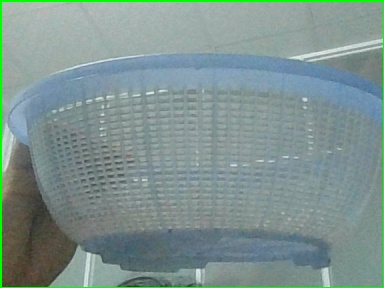
#> input picture color_classfication/data/basket_detector/basket/basket_20260610_095952_0000.jpg, 384 x 288 px; its folder holds only this picture in this run
$ python augment_dataset.py
#> lines starting #> are read from the running program, lines starting #| are printed output that depends on the picture
### color_classfication/predict_color.py
import argparse
from dataclasses import dataclass
from pathlib import Path

import cv2
import numpy as np


@dataclass(frozen=True)
class ColorRange:
    name_en: str
    name_vi: str
    ranges: tuple[tuple[tuple[int, int, int], tuple[int, int, int]], ...]


COLOR_RANGES = (
    ColorRange(
        name_en="red",
        name_vi="do",
        ranges=(
            ((0, 70, 50), (10, 255, 255)),
            ((170, 70, 50), (180, 255, 255)),
        ),
    ),
    ColorRange(
        name_en="blue",
        name_vi="xanh duong",
        ranges=(
            ((90, 60, 40), (130, 255, 255)),
        ),
    ),
    ColorRange(
        name_en="yellow",
        name_vi="vang",
        ranges=(
            ((18, 70, 60), (38, 255, 255)),
        ),
    ),
)


IMAGE_EXTENSIONS = {".jpg", ".jpeg", ".png", ".bmp", ".webp"}


def load_image(image_path: Path) -> np.ndarray:
    image = cv2.imread(str(image_path))
    if image is None:
        raise ValueError(f"Khong the doc anh: {image_path}")
    return image


# [126 lines left out: functions resize_keep_ratio, build_mask, largest_region_area, predict_color, save_debug_image, parse_args and 1 more, not called in this run]


# [2 lines that do not run on import are left out]

### color_classfication/augment_dataset.py
import argparse
from pathlib import Path

import cv2
import numpy as np

from predict_color import IMAGE_EXTENSIONS, load_image


def iter_images(folder: Path) -> list[Path]:
    return sorted(
        path
        for path in folder.rglob("*")
        if path.is_file() and path.suffix.lower() in IMAGE_EXTENSIONS
    )


def rotate_image(image: np.ndarray, angle: float) -> np.ndarray:
    height, width = image.shape[:2]
    center = (width // 2, height // 2)
    matrix = cv2.getRotationMatrix2D(center, angle, 1.0)
    return cv2.warpAffine(
        image,
        matrix,
        (width, height),
        flags=cv2.INTER_LINEAR,
        borderMode=cv2.BORDER_REFLECT,
    )


def adjust_brightness(image: np.ndarray, alpha: float, beta: int) -> np.ndarray:
    return cv2.convertScaleAbs(image, alpha=alpha, beta=beta)


def add_noise(image: np.ndarray, sigma: float) -> np.ndarray:
    noise = np.random.normal(0, sigma, image.shape).astype(np.float32)
    noisy = image.astype(np.float32) + noise
    return np.clip(noisy, 0, 255).astype(np.uint8)


def augment_image(image: np.ndarray) -> list[np.ndarray]:
    variants = [
        image,
        rotate_image(image, -8),
        rotate_image(image, 8),
        rotate_image(image, -15),
        rotate_image(image, 15),
        adjust_brightness(image, 0.75, -10),
        adjust_brightness(image, 1.25, 10),
        adjust_brightness(image, 1.05, 35),
        cv2.GaussianBlur(image, (5, 5), 0),
        add_noise(image, 8),
        cv2.flip(image, 1),
    ]
    return variants


def parse_args() -> argparse.Namespace:
    parser = argparse.ArgumentParser(
        description="Tao them anh dataset bang data augmentation cho basket/not_basket."
    )
    parser.add_argument(
        "--input-dir",
        type=Path,
        default=Path("data/basket_detector"),
        help="Thu muc chua basket/ va not_basket/ anh goc.",
    )
    parser.add_argument(
        "--output-dir",
        type=Path,
        default=Path("data/basket_detector_aug"),
        help="Thu muc luu dataset da augmentation.",
    )
    return parser.parse_args()


def main() -> None:
    args = parse_args()
    labels = ("basket", "not_basket")
    total_saved = 0

    for label in labels:
        input_label_dir = args.input_dir / label
        output_label_dir = args.output_dir / label
        output_label_dir.mkdir(parents=True, exist_ok=True)

        images = iter_images(input_label_dir)
        if not images:
            print(f"Khong co anh trong: {input_label_dir}")
            continue

        saved_for_label = 0
        for image_index, image_path in enumerate(images):
            image = load_image(image_path)
#> in load_image, image is the input picture: shape (288, 384, 3); mean B, G, R 143.9, 147, 126.1
            variants = augment_image(image)
#> call 2 of rotate_image, with angle = 8
#> in rotate_image (call 2), `matrix = cv2.getRotationMatrix2D(center, angle, 1.0)`: matrix = [[0.99, 0.139, -18.17], [-0.139, 0.99, 28.12]]
#> in rotate_image (call 2), `return cv2.warpAffine( image, matrix, (width, height), flags=cv2.INTER..`:
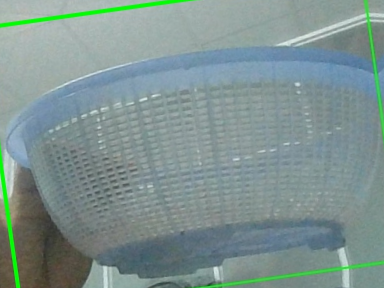
#> returned value: shape (288, 384, 3); mean of channels 0, 1, 2 144.7, 147.4, 126.7; drawn as B, G, R
#> call 3 of rotate_image, with angle = -15
#> in rotate_image (call 3), `matrix = cv2.getRotationMatrix2D(center, angle, 1.0)`: matrix = [[0.966, -0.259, 43.81], [0.259, 0.966, -44.79]]
#> in rotate_image (call 3), `return cv2.warpAffine( image, matrix, (width, height), flags=cv2.INTER..`:
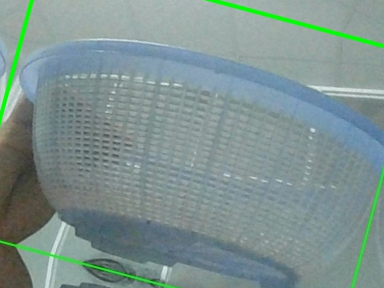
#> returned value: shape (288, 384, 3); mean of channels 0, 1, 2 144.3, 146.9, 126.2; drawn as B, G, R
#> call 4 of rotate_image, with angle = 15
#> in rotate_image (call 4), `matrix = cv2.getRotationMatrix2D(center, angle, 1.0)`: matrix = [[0.966, 0.259, -30.73], [-0.259, 0.966, 54.6]]
#> in rotate_image (call 4), `return cv2.warpAffine( image, matrix, (width, height), flags=cv2.INTER..`:
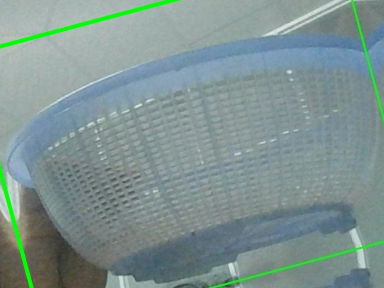
#> returned value: shape (288, 384, 3); mean of channels 0, 1, 2 145.3, 147.4, 126.8; drawn as B, G, R
#> in adjust_brightness, `return cv2.convertScaleAbs(image, alpha=alpha, beta=beta)`:
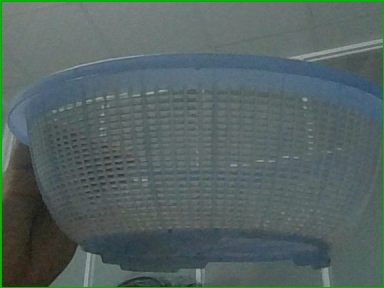
#> returned value: shape (288, 384, 3); mean of channels 0, 1, 2 98, 100.2, 84.7; drawn as B, G, R
#> call 2 of adjust_brightness, with alpha = 1.25, beta = 10
#> in adjust_brightness (call 2), `return cv2.convertScaleAbs(image, alpha=alpha, beta=beta)`:
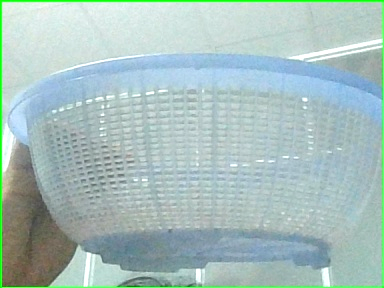
#> returned value: shape (288, 384, 3); mean of channels 0, 1, 2 189.6, 192.7, 167.6; drawn as B, G, R
#> in add_noise, `noise = np.random.normal(0, sigma, image.shape).astype(np.float32)`:
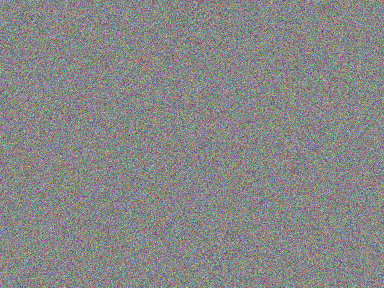
#> noise: shape (288, 384, 3) float32; mean B, G, R 0, 0, 0; drawn with min black and max white
#> in add_noise, `noisy = image.astype(np.float32) + noise`:
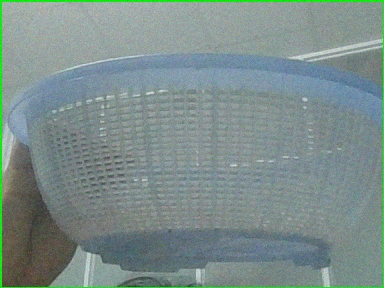
#> noisy: shape (288, 384, 3) float32; mean B, G, R 143.9, 147, 126.1; drawn with min black and max white
#> variants = 11 items

            for variant_index, variant in enumerate(variants):
                output_path = output_label_dir / f"{image_path.stem}_aug_{image_index:04d}_{variant_index:02d}.jpg"
                cv2.imwrite(str(output_path), variant)
                saved_for_label += 1
                total_saved += 1
#> this loop made 11 passes
#> after the loop, saved_for_label = 11; total_saved = 11

        print(f"{label}: tao {saved_for_label} anh tu {len(images)} anh goc.")
#| basket: tao 11 anh tu 1 anh goc.
#> pass 2 of the loop in main, `for label in labels:`:
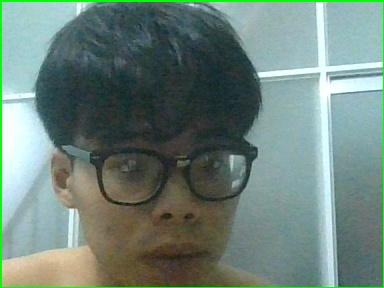
#> input picture color_classfication/data/basket_detector/not_basket/not_basket_20260610_100123_0000.jpg, 384 x 288 px
#> in load_image, image is the input picture: shape (288, 384, 3); mean B, G, R 122.6, 131.1, 109.7
#> matrix = [[0.966, -0.259, 43.81], [0.259, 0.966, -44.79]]
#> in rotate_image (call 7), `return cv2.warpAffine( image, matrix, (width, height), flags=cv2.INTER..`:
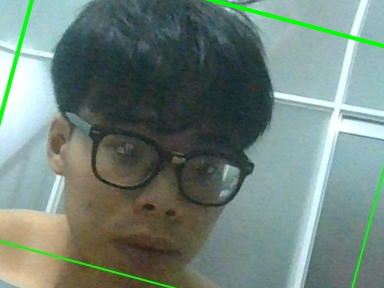
#> returned value: shape (288, 384, 3); mean of channels 0, 1, 2 122.2, 131.1, 111.6; drawn as B, G, R
#> in add_noise (call 2), `noisy = image.astype(np.float32) + noise`:
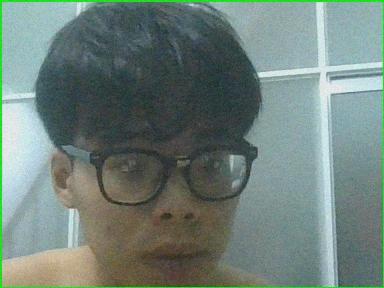
#> noisy: shape (288, 384, 3) float32; mean B, G, R 122.6, 131.1, 109.7; drawn with min black and max white
#> the loop in main, `for variant_index, variant in enumerate(variants):` made 11 passes
#> after the loop in main, `for variant_index, variant in enumerate(variants):`: saved_for_label = 11; total_saved = 22
#| not_basket: tao 11 anh tu 1 anh goc.

    print(f"Tong so anh da tao: {total_saved}")
#| Tong so anh da tao: 22
    print(f"Dataset augmentation nam tai: {args.output_dir}")


if __name__ == "__main__":
    main()
